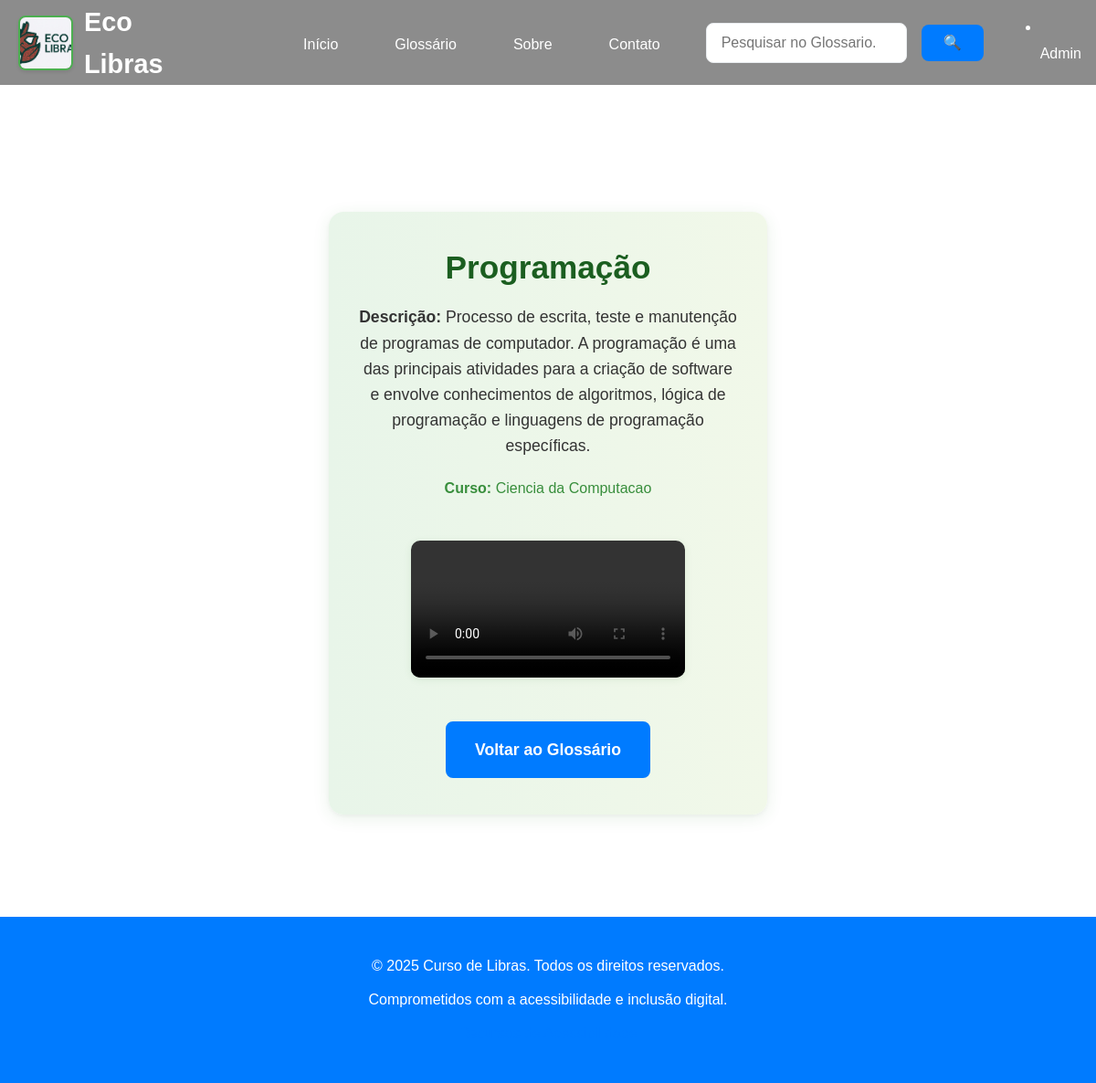
Page /vizualizacaoTermo/2 on the committed database.
### APP/models.py (models this page shows)
class Termo(db.Model):
    __tablename__ = 'termo'
    id = db.Column(db.Integer, primary_key=True)
    nome_termo = db.Column(db.String(120), nullable=False)
    descricao = db.Column(db.Text, nullable=False)
    video = db.Column(db.String(255))
    curso_id = db.Column(db.Integer, db.ForeignKey('curso.id'), nullable=True)
    curso = db.relationship('Curso', back_populates='termos')

class Curso(db.Model):
    __tablename__ = 'curso'
    id = db.Column(db.Integer, primary_key=True)
    nome = db.Column(db.String(120), unique=True, nullable=False)
    termos = db.relationship('Termo', back_populates='curso', cascade='all, delete-orphan')

### APP/routes.py (the view)
@rotas_principal.route('/vizualizacaoTermo/<int:termo_id>')
def visualizar_termo(termo_id):
    termo = Termo.query.get(termo_id)
    if not termo:
        flash('Termo não encontrado.', 'warning')
        return redirect(url_for('principal.pagina_glossario'))
    curso_nome = termo.curso.nome if getattr(termo, 'curso', None) else None
    termo_dict = {
        'id': termo.id,
        'termo': termo.nome_termo,
        'descricao': termo.descricao,
        'video': termo.video,
        'curso_nome': curso_nome
    }
    return render_template('vizualizacaoTermo.html', termo=termo_dict)

### APP/templates/vizualizacaoTermo.html (shortened to what this page needs)
<!DOCTYPE html>
<html lang="pt-br">
<head>
    <link rel="stylesheet" href="{{ url_for('static', filename='css/style.css') }}">
    <link rel="stylesheet" href="{{ url_for('static', filename='css/accessibility.css') }}">
</head>
<body>
    <header role="banner">
        <nav role="navigation" aria-label="Menu principal">
            <div class="logo">
                <img src="{{ url_for('static', filename='images/WhatsApp Image 2025-08-23 at 18.20.33.jpeg') }}" alt="Ícone de acessibilidade" class="logo-icon">
                Eco Libras
            </div>
            <ul>
                <li><a href="{{ url_for('principal.pagina_inicial') }}" aria-label="Ir para início">Início</a></li>
                <li><a href="{{ url_for('principal.pagina_glossario') }}" aria-label="Ir para o glossário">Glossário</a></li>
                <li><a href="#about" aria-label="Ir para sobre nós">Sobre</a></li>
                <li>
                    <button id="open-contact" class="btn btn-contact" aria-label="Abrir menu de contato" type="button">Contato</button>
                </li>
            </ul>
            <form class="search-bar" role="search" aria-label="Pesquisar no site" style="gap:8px;max-width:400px;margin:0 1rem;display:flex;align-items:center;">
                <input type="search" placeholder="Pesquisar no Glossario..." aria-label="Pesquisar" style="background:#fff;color:#222;border:1.5px solid var(--border-color,#ccc);border-radius:8px;font-size:1rem;padding:12px 16px;outline:none;transition:border-color 0.2s;width:220px;max-width:100%;">
                <button type="submit" aria-label="Buscar" style="margin-left:8px;padding:12px 24px;border-radius:8px;background:var(--primary-color,#2e7d32);color:#fff;font-weight:bold;font-size:1rem;border:none;cursor:pointer;transition:background 0.2s;">🔍</button>
            </form>
            <li>
                <button id="open-admin-login" class="btn btn-contact" aria-label="Abrir login administrativo" type="button">Admin</button>
            </li>
        </nav>
    </header>
    <main role="main" id="main-content" style="margin-top:120px;">
        <section class="termo-detalhe-section" style="display:flex;justify-content:center;align-items:center;min-height:60vh;">
            <div class="termo-detalhe-card" style="background:linear-gradient(90deg,#e8f5e9 0%,#f1f8e9 100%);box-shadow:0 4px 18px rgba(46,125,50,0.10),0 1.5px 4px rgba(0,0,0,0.04);border-radius:16px;padding:2.5rem 2rem;max-width:480px;width:100%;margin:2rem auto;display:flex;flex-direction:column;align-items:center;">
                <h1 style="color:#1b5e20;font-size:2.2rem;font-weight:800;margin-bottom:1.2rem;text-align:center;word-break:break-word;">{{ termo.termo }}</h1>
                <p style="font-size:1.1rem;color:#333;margin-bottom:1.2rem;text-align:center;line-height:1.6;"><strong>Descrição:</strong> {{ termo.descricao or 'Sem descrição.' }}</p>
                <p style="font-size:1rem;color:#388e3c;margin-bottom:1.2rem;text-align:center;"><strong>Curso:</strong> {{ termo.curso_nome or 'Não informado' }}</p>
                {% if termo.video %}
                <div style="margin: 1.5rem 0;width:100%;display:flex;justify-content:center;">
                    <video src="/videos/{{ termo.video }}" controls style="max-width:100%;border-radius:10px;box-shadow:0 2px 8px rgba(46,125,50,0.10);"></video>
                </div>
                {% endif %}
                <a href="{{ url_for('principal.pagina_glossario') }}" class="btn" aria-label="Voltar ao glossário" style="margin-top:1.5rem;min-width:180px;">Voltar ao Glossário</a>
            </div>
        </section>
    </main>
    <footer role="contentinfo">
        <div class="footer-content">
            <p>&copy; 2025 Curso de Libras. Todos os direitos reservados.</p>
            <p>Comprometidos com a acessibilidade e inclusão digital.</p>
            <p><a href="{{ url_for('static', filename='acessibilidade.html') }}" aria-label="Saiba mais sobre nossos recursos de acessibilidade">Recursos de Acessibilidade</a></p>
        </div>
    </footer>
</body>
</html>

### APP/static/css/style.css (style rules this page uses)
:root { --primary-color: #007bff; --primary-dark: #0056b3; --secondary-color: #ffffff; --text-color: #333333; --light-gray: #f8f9fa; --border-color: #e9ecef; --shadow: 0 4px 6px rgba(0, 123, 255, 0.1); }
* { margin: 0; padding: 0; box-sizing: border-box; }
body { font-family: 'Arial', sans-serif; line-height: 1.6; color: var(--text-color); background: var(--secondary-color); }
a { text-decoration: none; color: var(--primary-color); transition: color 0.3s ease; }
ul { list-style: none; }
img { max-width: 100%; height: auto; }
header { background: transparent; color: var(--secondary-color); padding: 0.04rem 0; position: fixed; width: 100%; top: 0; left: 0; z-index: 1000; box-shadow: none; transition: background 0.3s; }
header nav { display: flex; flex-direction: row; align-items: center; justify-content: space-between; padding-left: 20px; gap: 16px; width: 100%; position: relative; background: transparent; box-shadow: none; }
header::before { content: ""; position: absolute; inset: 0; background: rgba(0, 0, 0, 0.45); z-index: 0; pointer-events: none; }
header nav ul { display: flex; flex-direction: row; align-items: center; justify-content: center; flex: 1 1 auto; margin: 0 0 0 100px; padding: 0; }
nav .logo { margin-right: 2rem; display: flex; align-items: center; font-size: 1.8rem; font-weight: bold; color: var(--secondary-color); }
.logo { display: flex; align-items: center; font-size: 1.8rem; font-weight: bold; color: var(--secondary-color); }
.logo-icon { width: 60px; height: 60px; margin-right: 12px; border-radius: 8px; border: 2px solid #4CAF50; box-shadow: 0 2px 4px rgba(0, 0, 0, 0.1); object-fit: cover; }
header nav ul { display: flex; flex-direction: row; margin-top: 4px; margin-bottom: 0; align-items: center; }
header nav ul li { margin-left: 30px; }
header nav ul li a { color: var(--secondary-color); font-weight: 500; padding: 8px 16px; border-radius: 4px; transition: all 0.3s ease; }
.search-bar { display: flex; align-items: center; margin-left: 2rem; margin-right: 2rem; background: transparent; border-radius: 8px; box-shadow: none; height: 44px; flex: 0 0 320px; max-width: 400px; min-width: 200px; border: 2px solid transparent; transition: box-shadow 0.2s, border-color 0.2s, background 0.2s; }
.search-bar input[type="search"], .search-bar input[type="text"], .search-bar input[type="email"], .search-bar input[type="password"] { background: #fff !important; color: #222 !important; border: 1.5px solid var(--border-color, #ccc); border-radius: 8px; font-size: 1rem; padding: 12px 16px; outline: none; transition: border-color 0.2s; }
.search-bar button { border: 2px solid transparent; background: transparent; color: var(--secondary-color); padding: 0 20px; height: 100%; border-radius: 0 8px 8px 0; cursor: pointer; font-size: 1.1rem; font-weight: 600; transition: background 0.2s, color 0.2s, border-color 0.2s; display: flex; align-items: center; }
main { padding-top: 0px; }
section { padding: 80px 20px; max-width: 1200px; margin: 0 auto; }
h1 { font-size: 3rem; color: var(--primary-color); margin-bottom: 20px; line-height: 1.2; }
p { font-size: 1.1rem; margin-bottom: 20px; line-height: 1.7; }
.btn { display: inline-block; background: var(--primary-color); color: var(--secondary-color); padding: 15px 30px; border-radius: 8px; font-weight: 600; font-size: 1.1rem; transition: all 0.3s ease; border: 2px solid var(--primary-color); cursor: pointer; }
.btn-contact { display: inline-block; background: transparent; color: var(--secondary-color); padding: 8px 16px; border-radius: 4px; font-weight: 500; font-size: 1rem; border: none; cursor: pointer; transition: all 0.3s ease; text-align: center; text-decoration: none; }
footer { background: var(--primary-color); color: var(--secondary-color); text-align: center; padding: 40px 20px; }
.footer-content p { margin-bottom: 10px; font-size: 1rem; }
.footer-content p:last-child { margin-bottom: 0; opacity: 0.8; }

### rows in the picture
Termo: termo "Programação", descricao "Processo de escrita, teste e manutenção de programas de computador. A programação é uma das principais atividades para a criação de software e envolve conhecimentos de algoritmos, lógica de programação e linguagens de programação específicas."
Curso: nome "Ciencia da Computacao"
